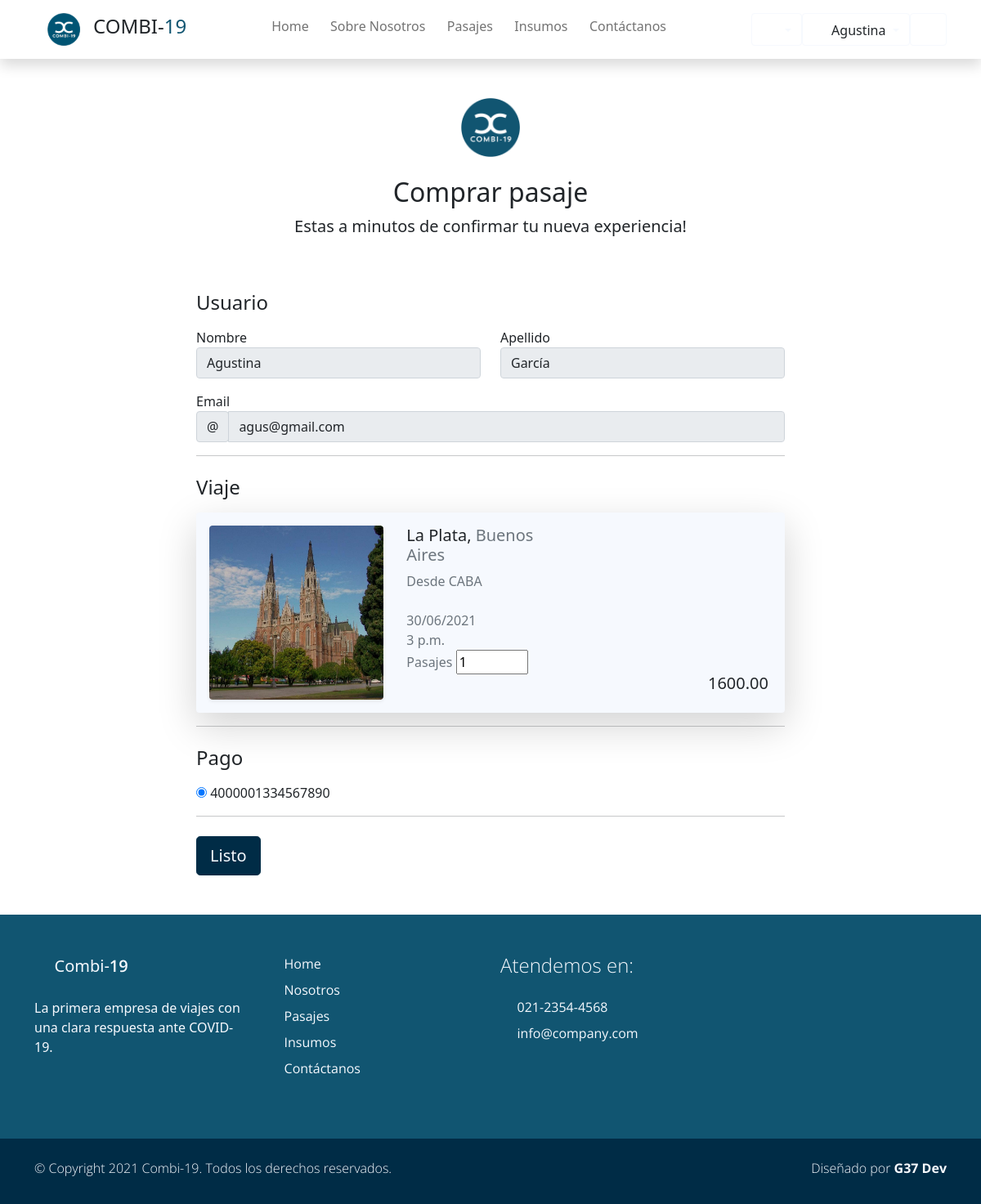
/pasajes/comprar9 (signed in), run on an earlier commit of the app's database.
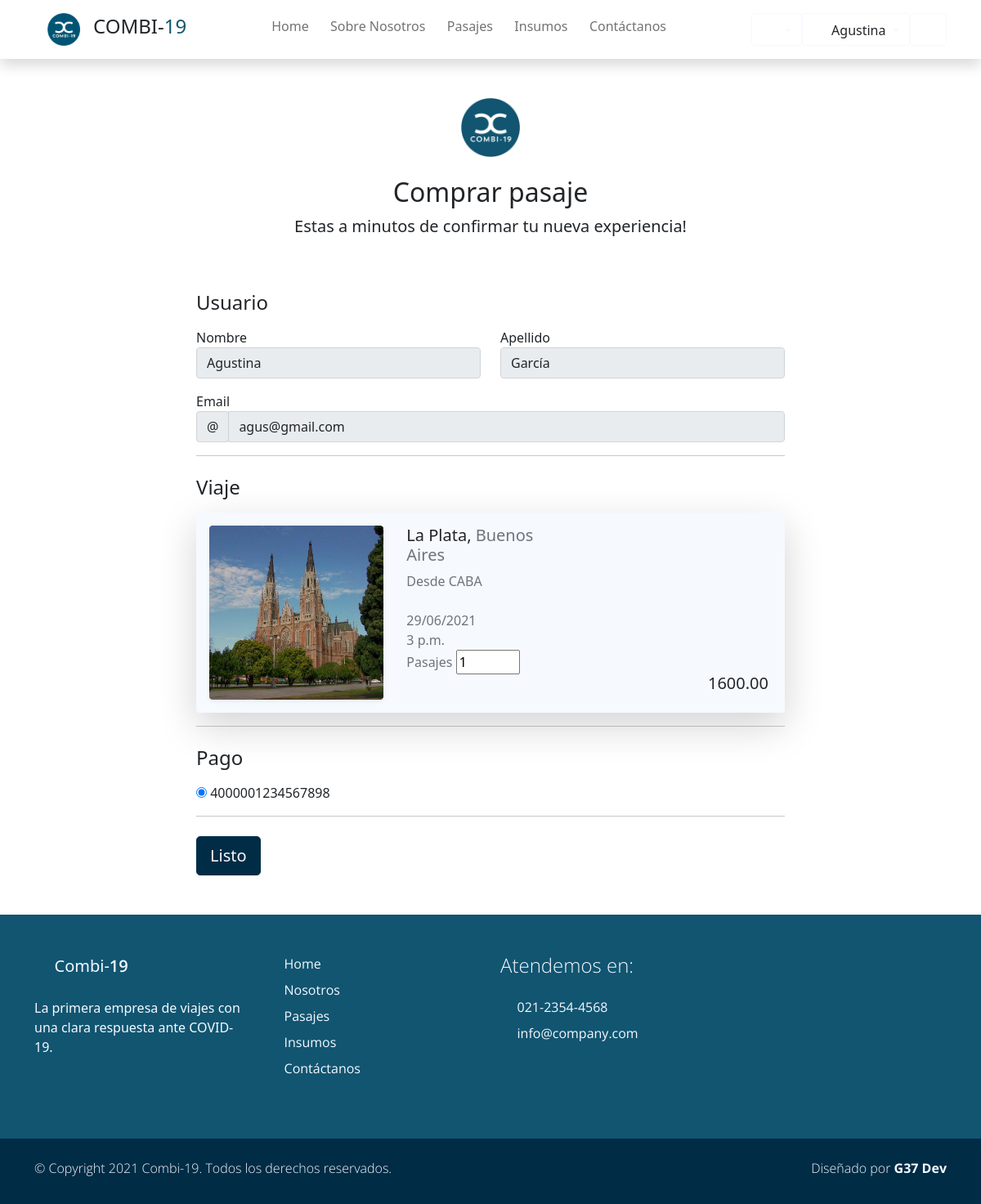
And on a later commit of the database.
### Combi19App/models.py (models this page shows, shortened)
class Viaje(models.Model):
    comenzado  = "com"
    finalizado = "fin"
    cancelado  = "can"
    ESTADO_CHOICES = [ (comenzado,'COMENZADO'), (finalizado, 'FINALIZADO'), (cancelado,'CANCELADO') ]
    fecha             =   models.DateTimeField(blank=True, null=True)
    ruta              =   models.ForeignKey(Ruta, default=None, blank=True, null=True, on_delete=models.CASCADE)
    combi             =   models.ForeignKey(Vehiculo, blank=True, null=True, on_delete=models.CASCADE)
    precio            =   models.DecimalField(default=None, blank=True, null=True, max_digits=10, decimal_places=2)
    insumo            =   models.ManyToManyField(Insumo,default=None, blank=True)
    pasajeros         =   models.ManyToManyField(Account, default=None, blank=True)
    asientos_ocupados =   models.IntegerField(default=0, null=True, blank=True)
    estado            =   models.CharField(max_length=3, choices=ESTADO_CHOICES, default=ESTADO_CHOICES[0])
    class Meta:
        unique_together = ('fecha', 'combi')

class Ruta(models.Model):
    origen        = models.ForeignKey(Lugar, default=None, on_delete=models.CASCADE, related_name='origen')
    destino       = models.ForeignKey(Lugar, default=None, on_delete=models.CASCADE, related_name='destino')
    nombre        = models.CharField(max_length=30, blank=True, null=True, verbose_name='Nombre de ruta')
    km            = models.IntegerField(validators=[MinValueValidator(0)])
    class Meta:
        unique_together = ('origen', 'destino')

class Lugar(models.Model):
    nombre        = models.CharField(max_length=40, blank=True, null=True, unique=True, verbose_name='Lugar')
    provincia     = models.CharField(max_length=20, blank=True, null=True)
    codigo_postal = models.IntegerField(blank=True, null=True, unique=True, validators=[MinValueValidator(1000)])
    imagen        = models.ImageField(upload_to="ciudades", blank=True, null=True)
    class Meta:
        verbose_name_plural = "Lugares"
    def __str__(self):
        return f'{self.nombre}'

### users/models.py (models this page shows, shortened)
class Tarjeta(models.Model):
    usuario = models.ForeignKey(Account, on_delete=models.CASCADE, null=True)
    nro = models.BigIntegerField(blank=True, null=True, verbose_name='Numero de tarjerta')
    nombre_titular = models.CharField(max_length= 40)
    fecha_vencimiento = models.CharField(max_length=10 ,default=None,null=True)
    cvv = models.IntegerField(default=None, null=True)
    class Meta:
        verbose_name="Tarjeta"
        verbose_name_plural="Tarjetas"

### Combi19App/views.py (the view, shortened to what this page needs)
@login_required
def comprar_pasaje(request, *args, **kwargs):
    viaje_id = kwargs.get("v_id")
    try:
        viaje = Viaje.objects.get(pk = viaje_id)
    except:
        return HttpResponse("Hubo un error")
    tarjetas_usuario = Tarjeta.objects.filter(usuario_id=request.user.id)
    if not (request.user.es_chofer) and not tarjetas_usuario:
        return redirect("Tarjetas")
    if request.user.is_GOLD:
        precio = int(viaje.precio) - int(viaje.precio) * 0.1
    else:
        precio = viaje.precio
    context = {"viaje": viaje, "tarjetas": tarjetas_usuario, "precio": precio}
    return render(request, "Combi19App/detalle_viaje.html", context)

### Combi19App/templatetags/poll_extras.py (called while the page is built)
@register.filter(name='restar')
def restar(value, arg):
    return value - arg

### carro/context_processor.py (called while the page is built)
def importe_total(request):
    total=0
    if request.user.is_authenticated:
        if 'carro' in request.session:
            for key,value in request.session['carro'].items():
                total = total +(float(value['precio']))#*value['cantidad'])
    return {'importe_total':total}

### users/models.py (called while the page is built)
    @property
    def is_superuser(self):
        return self.is_admin

    @property
    def is_admin(self):
        return self.is_staff

    @property
    def es_chofer(self):
        try:
            chofer = self.chofer
            return True
        except Chofer.DoesNotExist:
            return False

### Combi19App/templates/Combi19App/detalle_viaje.html (shortened to what this page needs)
{% extends 'Combi19App/base.html' %}
{% load static %}
{% load bootstrap %}
{% load poll_extras %}
{% block content %}
<div class="container">
    <div class="py-5 text-center ">
      <img class="d-block mx-auto mb-4" src="{% static 'Combi19App/img/logo_is.png' %}" alt="" width="72" height="72">
      <h2>Comprar pasaje</h2>
      <p class="lead">Estas a minutos de confirmar tu nueva experiencia! </p>
    </div>
    <div class="row mx-auto">
      <div class="col-md-8 mx-auto">
        <h4 class="mb-3">Usuario</h4>
        <form class=" pb-5" id="formulario" method="POST"> {% csrf_token %}
          <div class="row">
            <div class="col-md-6 mb-3">
              <label for="firstName">Nombre</label>
              <input type="text" class="form-control" id="firstName" placeholder=""  readonly value="{{request.user.first_name}}">
            </div>
            <div class="col-md-6 mb-3">
              <label for="lastName">Apellido</label>
              <input type="text" class="form-control" id="lastName" placeholder=""  readonly value="{{request.user.last_name}}">
            </div>
          </div>
          <div class="mb-3">
            <label for="username">Email</label>
            <div class="input-group">
              <div class="input-group-prepend">
                <span class="input-group-text">@</span>
              </div>
              <input type="text" class="form-control" id="username" placeholder="Username" readonly value="{{request.user.email}}"">
            </div>
          </div>
          <hr class="mb-4">
          <h4 class="mb-3">Viaje</h4>
            <div  class="card bg-light border-0 shadow-lg overflow-hidden">
                <div class="card-body">
                    <div class="row">
                        <div class="col-md-4">
                            <div href="#" class="card border-0 text-white shadow-sm overflow-hidden mx-5 m-sm-0">
                                <img class="card-img" src="{{viaje.ruta.destino.imagen.url}}" alt="">
                            </div>
                        </div>
                        <div class=" col-md-4 px-3">
                            <h5 class="h5 ">{{viaje.ruta.destino}}, <span class="text-muted">{{viaje.ruta.destino.provincia}}</span></h2>
                            <p class="m-0 p-0 text-muted">Desde {{viaje.ruta.origen}} <i class='p-0 bx bx-map'></i></p>
                            <br>
                            <p class="m-0 p-0 text-muted">{{viaje.fecha|date:"d/m/Y"  }} </p>
                            <p class="m-0 p-0 text-muted">{{viaje.fecha | time}} </p>
                            <label class="text-muted"for='asientos_ocupados'>Pasajes</label>
                            <input type="number" name='asientos_ocupados' id='asientos_ocupados' min="1" value="1" max="{{viaje.combi.capacidad | restar:viaje.asientos_ocupados}}" >
                        </div>
                        <div class="col-md-4 px-3 d-flex  flex-column justify-content-end">
                            <p class=" h5 text-end" id="total-precio">{{precio}}</p>
                        </div>
                    </div>
                </div>
            </div>
          <hr class="mb-4">
          <h4 class="mb-3">Pago</h4>
          <div class="d-block my-3">
            {% for t in tarjetas %}
                <div class="custom-control custom-radio">
                <input id="credit" name="paymentMethod" type="radio" class="custom-control-input" checked="" required="">
                <label class="custom-control-label" for="credit">{{t.nro}}</label>
                </div>
            {% endfor%}
          </div>
          <hr class="mb-4">
          <button class="btn btn-primary btn-lg btn-block " id="boton-listo" type="button">Listo</button>
        </form>
      </div>
    </div>
  </div>
{% endblock %}

What changed in the data, as far as the page shows it:
removed Tarjeta: nro "4000001334567890"
changed Viaje "La Plata": fecha "30/06/2021" → "29/06/2021"
added Tarjeta: nro "4000001234567898"
